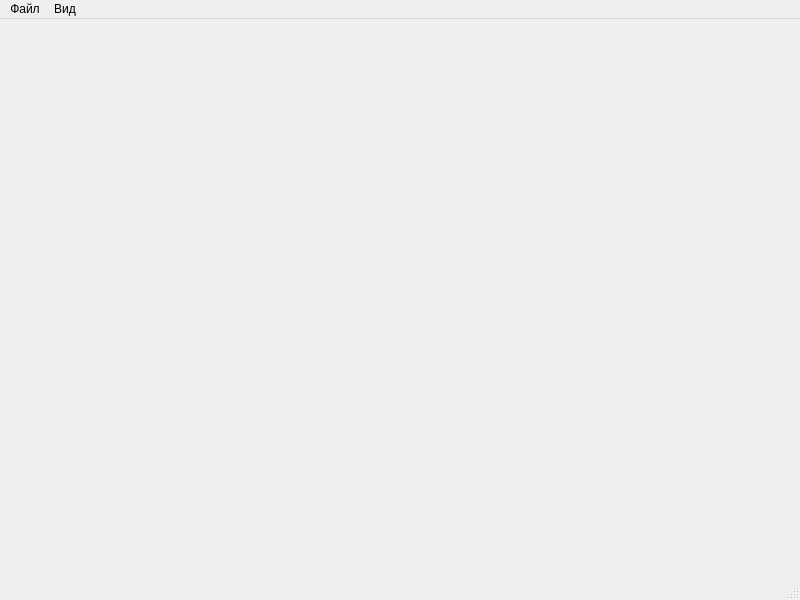
<?xml version="1.0" encoding="UTF-8"?>
<ui version="4.0">
 <class>MainWindow</class>
 <widget class="QMainWindow" name="MainWindow">
  <property name="geometry">
   <rect>
    <x>0</x>
    <y>0</y>
    <width>800</width>
    <height>600</height>
   </rect>
  </property>
  <property name="baseSize">
   <size>
    <width>800</width>
    <height>600</height>
   </size>
  </property>
  <property name="windowTitle">
   <string>GVD Test App</string>
  </property>
  <widget class="QWidget" name="centralWidget"/>
  <widget class="QMenuBar" name="menuBar">
   <property name="geometry">
    <rect>
     <x>0</x>
     <y>0</y>
     <width>800</width>
     <height>20</height>
    </rect>
   </property>
   <widget class="QMenu" name="menu_2">
    <property name="title">
     <string>Вид</string>
    </property>
    <addaction name="actionMapControlPanel"/>
    <addaction name="separator"/>
   </widget>
   <widget class="QMenu" name="menu_3">
    <property name="title">
     <string>Файл</string>
    </property>
    <widget class="QMenu" name="menu_4">
     <property name="title">
      <string>Карта</string>
     </property>
     <addaction name="actionOpenMap"/>
     <addaction name="actionCloseMap"/>
    </widget>
    <widget class="QMenu" name="menu_5">
     <property name="title">
      <string>Фотоплан</string>
     </property>
     <addaction name="actionOpenPhoto"/>
     <addaction name="actionClosePhoto"/>
    </widget>
    <widget class="QMenu" name="menu_6">
     <property name="title">
      <string>Файл маршрута</string>
     </property>
     <addaction name="actionOpenPath"/>
     <addaction name="actionClosePath"/>
    </widget>
    <widget class="QMenu" name="menu_7">
     <property name="title">
      <string>Файл критичных объектов</string>
     </property>
     <addaction name="actionOpenCritSheme"/>
     <addaction name="actionCloseCritSheme"/>
    </widget>
    <addaction name="separator"/>
    <addaction name="menu_4"/>
    <addaction name="menu_5"/>
    <addaction name="menu_6"/>
    <addaction name="menu_7"/>
    <addaction name="separator"/>
    <addaction name="actionClose"/>
   </widget>
   <addaction name="menu_3"/>
   <addaction name="menu_2"/>
  </widget>
  <widget class="QStatusBar" name="statusBar"/>
  <action name="actionClose">
   <property name="text">
    <string>Выход</string>
   </property>
  </action>
  <action name="actionOpenMapFile">
   <property name="text">
    <string>Открыть</string>
   </property>
  </action>
  <action name="actionCloseMapData">
   <property name="text">
    <string>Закрыть</string>
   </property>
  </action>
  <action name="actionZoomPlus">
   <property name="icon">
    <iconset>
     <normaloff>Resurses/map_zoom_plus24.png</normaloff>Resurses/map_zoom_plus24.png</iconset>
   </property>
   <property name="text">
    <string>Уменьшить масштаб</string>
   </property>
   <property name="toolTip">
    <string>Увелтчить изображение карты</string>
   </property>
   <property name="iconVisibleInMenu">
    <bool>true</bool>
   </property>
  </action>
  <action name="actionZoomMinus">
   <property name="icon">
    <iconset>
     <normaloff>Resurses/map_zoom_minus24.png</normaloff>Resurses/map_zoom_minus24.png</iconset>
   </property>
   <property name="text">
    <string>Увеличить масштаб</string>
   </property>
   <property name="toolTip">
    <string>Уменьшить изображение карты</string>
   </property>
  </action>
  <action name="actionGISParam">
   <property name="text">
    <string>Настройка ГИС-модуля..</string>
   </property>
  </action>
  <action name="actionCreateMatrix">
   <property name="text">
    <string>Создать матрицы...</string>
   </property>
  </action>
  <action name="actionMapControlPanel">
   <property name="checkable">
    <bool>true</bool>
   </property>
   <property name="checked">
    <bool>true</bool>
   </property>
   <property name="text">
    <string>Панель управления картой</string>
   </property>
  </action>
  <action name="actionPathEditor">
   <property name="text">
    <string>Редактор маршрута</string>
   </property>
  </action>
  <action name="actionShowPathProfile">
   <property name="checkable">
    <bool>true</bool>
   </property>
   <property name="text">
    <string>Профиль по маршруту</string>
   </property>
  </action>
  <action name="actionOpenMap">
   <property name="text">
    <string>Открыть карту</string>
   </property>
  </action>
  <action name="actionCloseMap">
   <property name="text">
    <string>Закрыть карту</string>
   </property>
  </action>
  <action name="actionOpenPhoto">
   <property name="text">
    <string>Открыть фотоплан</string>
   </property>
  </action>
  <action name="actionClosePhoto">
   <property name="text">
    <string>Закрыть фотоплан</string>
   </property>
  </action>
  <action name="actionCritEditor">
   <property name="text">
    <string>Редактор обстановки</string>
   </property>
  </action>
  <action name="actionOpenPath">
   <property name="text">
    <string>Открыть</string>
   </property>
  </action>
  <action name="actionClosePath">
   <property name="text">
    <string>Закрыть</string>
   </property>
  </action>
  <action name="actionOpenCritSheme">
   <property name="text">
    <string>Открыть</string>
   </property>
  </action>
  <action name="actionCloseCritSheme">
   <property name="text">
    <string>Закрыть</string>
   </property>
  </action>
 </widget>
 <layoutdefault spacing="6" margin="11"/>
 <resources/>
 <connections>
  <connection>
   <sender>actionClose</sender>
   <signal>triggered()</signal>
   <receiver>MainWindow</receiver>
   <slot>close()</slot>
   <hints>
    <hint type="sourcelabel">
     <x>-1</x>
     <y>-1</y>
    </hint>
    <hint type="destinationlabel">
     <x>199</x>
     <y>149</y>
    </hint>
   </hints>
  </connection>
 </connections>
</ui>
